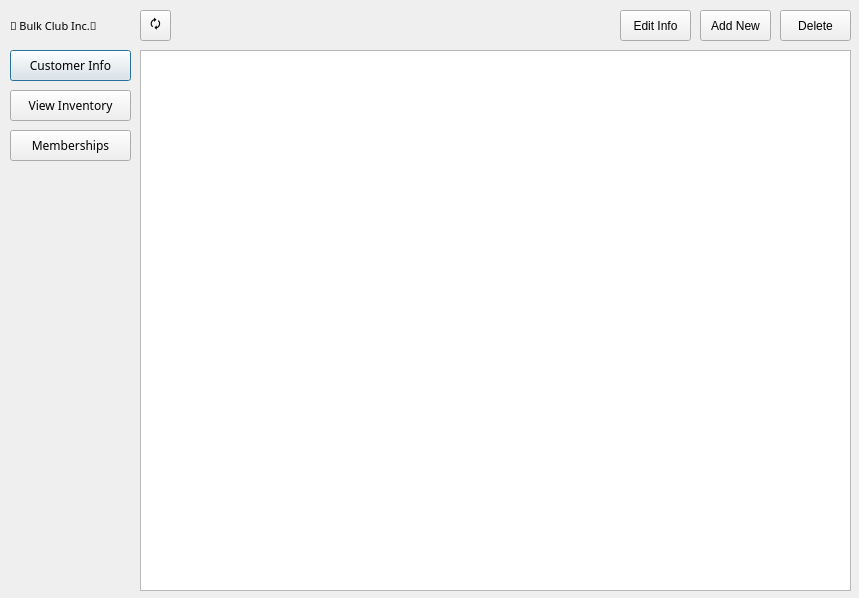
<?xml version="1.0" encoding="UTF-8"?>
<ui version="4.0">
 <class>Admin</class>
 <widget class="QDialog" name="Admin">
  <property name="geometry">
   <rect>
    <x>0</x>
    <y>0</y>
    <width>859</width>
    <height>598</height>
   </rect>
  </property>
  <property name="sizePolicy">
   <sizepolicy hsizetype="Fixed" vsizetype="Fixed">
    <horstretch>0</horstretch>
    <verstretch>0</verstretch>
   </sizepolicy>
  </property>
  <property name="windowTitle">
   <string>Dialog</string>
  </property>
  <property name="sizeGripEnabled">
   <bool>false</bool>
  </property>
  <widget class="QPushButton" name="customerButton">
   <property name="geometry">
    <rect>
     <x>10</x>
     <y>50</y>
     <width>121</width>
     <height>31</height>
    </rect>
   </property>
   <property name="font">
    <font>
     <family>Lucida Sans</family>
    </font>
   </property>
   <property name="text">
    <string>Customer Info</string>
   </property>
  </widget>
  <widget class="QPushButton" name="inventoryButton">
   <property name="geometry">
    <rect>
     <x>10</x>
     <y>90</y>
     <width>121</width>
     <height>31</height>
    </rect>
   </property>
   <property name="font">
    <font>
     <family>Lucida Sans</family>
    </font>
   </property>
   <property name="text">
    <string>View Inventory</string>
   </property>
  </widget>
  <widget class="QStackedWidget" name="stackedWidget">
   <property name="geometry">
    <rect>
     <x>140</x>
     <y>0</y>
     <width>721</width>
     <height>601</height>
    </rect>
   </property>
   <widget class="QWidget" name="customerPage">
    <widget class="QPushButton" name="customerPage_deleteButton">
     <property name="geometry">
      <rect>
       <x>640</x>
       <y>10</y>
       <width>71</width>
       <height>31</height>
      </rect>
     </property>
     <property name="font">
      <font>
       <family>Arial</family>
       <pointsize>9</pointsize>
      </font>
     </property>
     <property name="text">
      <string>Delete</string>
     </property>
    </widget>
    <widget class="QPushButton" name="customerPage_addButton">
     <property name="geometry">
      <rect>
       <x>560</x>
       <y>10</y>
       <width>71</width>
       <height>31</height>
      </rect>
     </property>
     <property name="font">
      <font>
       <family>Arial</family>
       <pointsize>9</pointsize>
      </font>
     </property>
     <property name="text">
      <string>Add New</string>
     </property>
    </widget>
    <widget class="QPushButton" name="customerPage_editButton">
     <property name="geometry">
      <rect>
       <x>480</x>
       <y>10</y>
       <width>71</width>
       <height>31</height>
      </rect>
     </property>
     <property name="font">
      <font>
       <family>Arial</family>
       <pointsize>9</pointsize>
      </font>
     </property>
     <property name="text">
      <string>Edit Info</string>
     </property>
    </widget>
    <widget class="QToolButton" name="customerPage_refreshButton">
     <property name="geometry">
      <rect>
       <x>0</x>
       <y>10</y>
       <width>31</width>
       <height>31</height>
      </rect>
     </property>
     <property name="font">
      <font>
       <family>Arial</family>
       <pointsize>9</pointsize>
      </font>
     </property>
     <property name="text">
      <string>🗘</string>
     </property>
    </widget>
    <widget class="QTableView" name="customerPage_tableView">
     <property name="geometry">
      <rect>
       <x>0</x>
       <y>50</y>
       <width>711</width>
       <height>541</height>
      </rect>
     </property>
     <property name="sizePolicy">
      <sizepolicy hsizetype="Maximum" vsizetype="Maximum">
       <horstretch>0</horstretch>
       <verstretch>0</verstretch>
      </sizepolicy>
     </property>
     <property name="frameShadow">
      <enum>QFrame::Plain</enum>
     </property>
    </widget>
   </widget>
   <widget class="QWidget" name="inventoryPage">
    <widget class="QToolButton" name="inventoryPage_refreshButton">
     <property name="geometry">
      <rect>
       <x>0</x>
       <y>10</y>
       <width>31</width>
       <height>31</height>
      </rect>
     </property>
     <property name="font">
      <font>
       <family>Arial</family>
       <pointsize>9</pointsize>
      </font>
     </property>
     <property name="text">
      <string>🗘</string>
     </property>
    </widget>
    <widget class="QPushButton" name="inventoryPage_deleteButton">
     <property name="geometry">
      <rect>
       <x>640</x>
       <y>10</y>
       <width>71</width>
       <height>31</height>
      </rect>
     </property>
     <property name="font">
      <font>
       <family>Arial</family>
       <pointsize>9</pointsize>
      </font>
     </property>
     <property name="text">
      <string>Delete</string>
     </property>
    </widget>
    <widget class="QPushButton" name="inventoryPage_addButton">
     <property name="geometry">
      <rect>
       <x>560</x>
       <y>10</y>
       <width>71</width>
       <height>31</height>
      </rect>
     </property>
     <property name="font">
      <font>
       <family>Arial</family>
       <pointsize>9</pointsize>
      </font>
     </property>
     <property name="text">
      <string>Add New</string>
     </property>
    </widget>
    <widget class="QPushButton" name="inventoryPage_editButton">
     <property name="geometry">
      <rect>
       <x>480</x>
       <y>10</y>
       <width>71</width>
       <height>31</height>
      </rect>
     </property>
     <property name="font">
      <font>
       <family>Arial</family>
       <pointsize>9</pointsize>
      </font>
     </property>
     <property name="text">
      <string>Edit Info</string>
     </property>
    </widget>
    <widget class="QTableView" name="inventoryPage_tableView">
     <property name="geometry">
      <rect>
       <x>0</x>
       <y>50</y>
       <width>711</width>
       <height>541</height>
      </rect>
     </property>
     <property name="frameShadow">
      <enum>QFrame::Plain</enum>
     </property>
    </widget>
   </widget>
   <widget class="QWidget" name="membershipPage">
    <widget class="QTableWidget" name="membershipPage_tableWidget">
     <property name="geometry">
      <rect>
       <x>0</x>
       <y>50</y>
       <width>711</width>
       <height>541</height>
      </rect>
     </property>
    </widget>
    <widget class="QPushButton" name="membershipPage_convertButton">
     <property name="geometry">
      <rect>
       <x>40</x>
       <y>10</y>
       <width>161</width>
       <height>31</height>
      </rect>
     </property>
     <property name="font">
      <font>
       <family>Arial</family>
       <pointsize>9</pointsize>
      </font>
     </property>
     <property name="text">
      <string>Convert Memberships</string>
     </property>
    </widget>
    <widget class="QToolButton" name="membershipPage_refreshButton">
     <property name="geometry">
      <rect>
       <x>0</x>
       <y>10</y>
       <width>31</width>
       <height>31</height>
      </rect>
     </property>
     <property name="font">
      <font>
       <family>Arial</family>
       <pointsize>9</pointsize>
      </font>
     </property>
     <property name="text">
      <string>🗘</string>
     </property>
    </widget>
   </widget>
  </widget>
  <widget class="QLabel" name="companyLabel">
   <property name="geometry">
    <rect>
     <x>10</x>
     <y>10</y>
     <width>131</width>
     <height>31</height>
    </rect>
   </property>
   <property name="font">
    <font>
     <family>Lucida Sans</family>
     <pointsize>8</pointsize>
    </font>
   </property>
   <property name="text">
    <string>💪 Bulk Club Inc.💪</string>
   </property>
  </widget>
  <widget class="QPushButton" name="membershipButton">
   <property name="geometry">
    <rect>
     <x>10</x>
     <y>130</y>
     <width>121</width>
     <height>31</height>
    </rect>
   </property>
   <property name="font">
    <font>
     <family>Lucida Sans</family>
    </font>
   </property>
   <property name="text">
    <string>Memberships</string>
   </property>
  </widget>
 </widget>
 <resources/>
 <connections/>
</ui>
